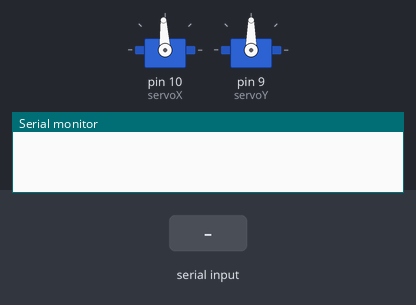
A sketch run on a simulated Arduino Uno, built with avr-gcc and run on an emulated ATmega328P. Shown: 2 × servo, the last lines printed to the serial monitor. The inputs (shaded band) are chosen by the test bench.

Above: at 1.2 s.
1.3 s: "90,45\n" received over Serial
At 2.5 s:
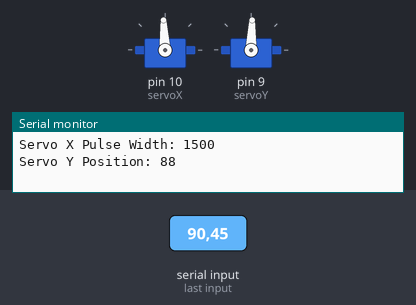
2.8 s: "30,150\n" received over Serial
At 3.7 s:
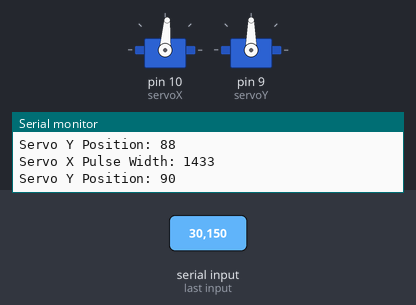
Timing chart, 0 to 5.8 s (numbered marks = the images above; inputs shaded):
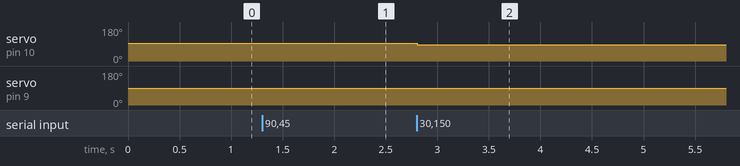

The sketch:

sketch_dec10a.ino
```cpp
#include <Servo.h>

Servo servoX;  // Continuous rotation servo for X-axis
Servo servoY;  // Standard servo for Y-axis

// Constants for continuous rotation servo
const int NEUTRAL_X = 1500;  // Neutral position (stop rotation)
const int MAX_SPEED_X = 1600;  // Speed for left rotation
const int MIN_SPEED_X = 1400;  // Speed for right rotation

// Dead zone for X-axis
const int DEAD_ZONE_X = 10;  // Degrees within which the servo won't move

// Variables for smoothing the Y servo
int currentY = 90;  // Start at the center
const int SMOOTHING_STEP = 2;  // Smaller step for slower, smoother movement

void setup() {
  servoX.attach(10);  // Attach continuous rotation servo to pin 10
  servoY.attach(9);   // Attach standard servo to pin 9

  servoX.writeMicroseconds(NEUTRAL_X);  // Stop the X servo initially
  servoY.write(currentY);  // Center the Y servo initially

  Serial.begin(9600);  // Start serial communication
}

void loop() {
  // Check for incoming serial data
  while (Serial.available() > 0) {
    String data = Serial.readStringUntil('\n');  // Read incoming data
    int delimiterIndex = data.indexOf(',');
    if (delimiterIndex > 0) {
      String xStr = data.substring(0, delimiterIndex);   // Extract X position
      String yStr = data.substring(delimiterIndex + 1); // Extract Y position

      int posX = xStr.toInt();  // Target position for X-axis
      int targetY = yStr.toInt();  // Target position for Y-axis

      // Control the continuous rotation servo (X-axis)
      int pulseWidthX = NEUTRAL_X;  // Default to stop
      if (abs(posX - 90) > DEAD_ZONE_X) {  // Move only if outside dead zone
        if (posX > 90) {
          pulseWidthX = map(posX, 90, 180, NEUTRAL_X, MAX_SPEED_X);  // Rotate left
        } else if (posX < 90) {
          pulseWidthX = map(posX, 0, 90, MIN_SPEED_X, NEUTRAL_X);  // Rotate right
        }
      }
      servoX.writeMicroseconds(pulseWidthX);

      // Smoothly move the Y servo to the target position
      targetY = constrain(targetY, 0, 180);  // Ensure Y position is valid
      if (currentY < targetY) {
        currentY = min(currentY + SMOOTHING_STEP, targetY);
      } else if (currentY > targetY) {
        currentY = max(currentY - SMOOTHING_STEP, targetY);
      }
      servoY.write(currentY);

      // Debugging information (optional)
      Serial.print("Servo X Pulse Width: ");
      Serial.println(pulseWidthX);
      Serial.print("Servo Y Position: ");
      Serial.println(currentY);
    }
  }
}
```

Measured:
- after the input at 1.3 s, servo on pin 9 (servoY): 90° → 88° at once
- after the input at 2.8 s, servo on pin 10 (servoX): 93° → 86° at once; servo on pin 9 (servoY): 88° → 90° at once
